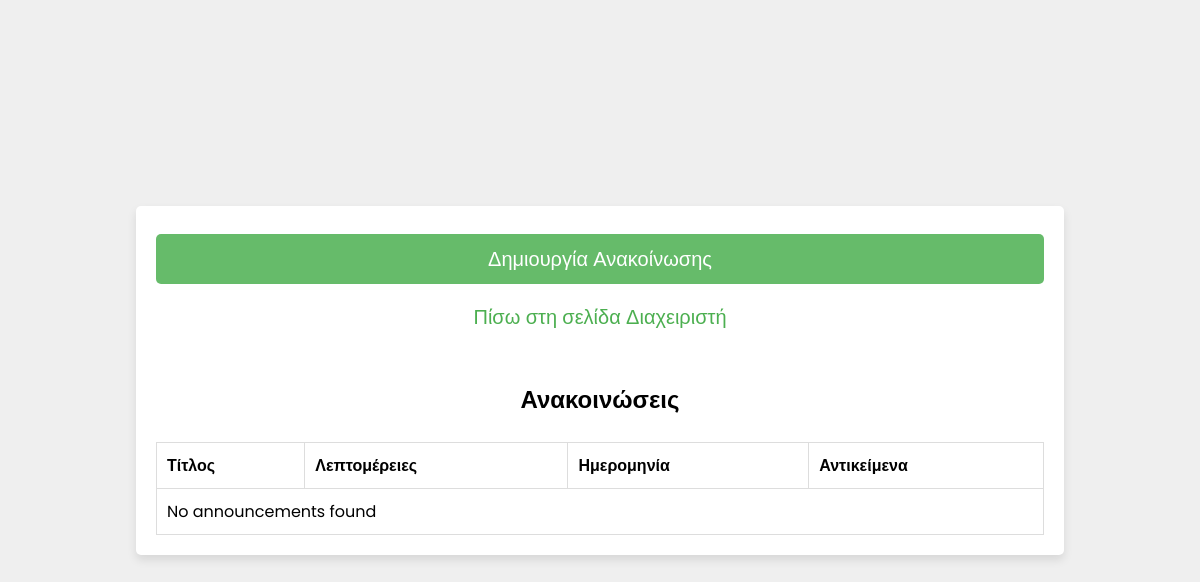
Page /announcements.php (signed in) on the earlier database version.
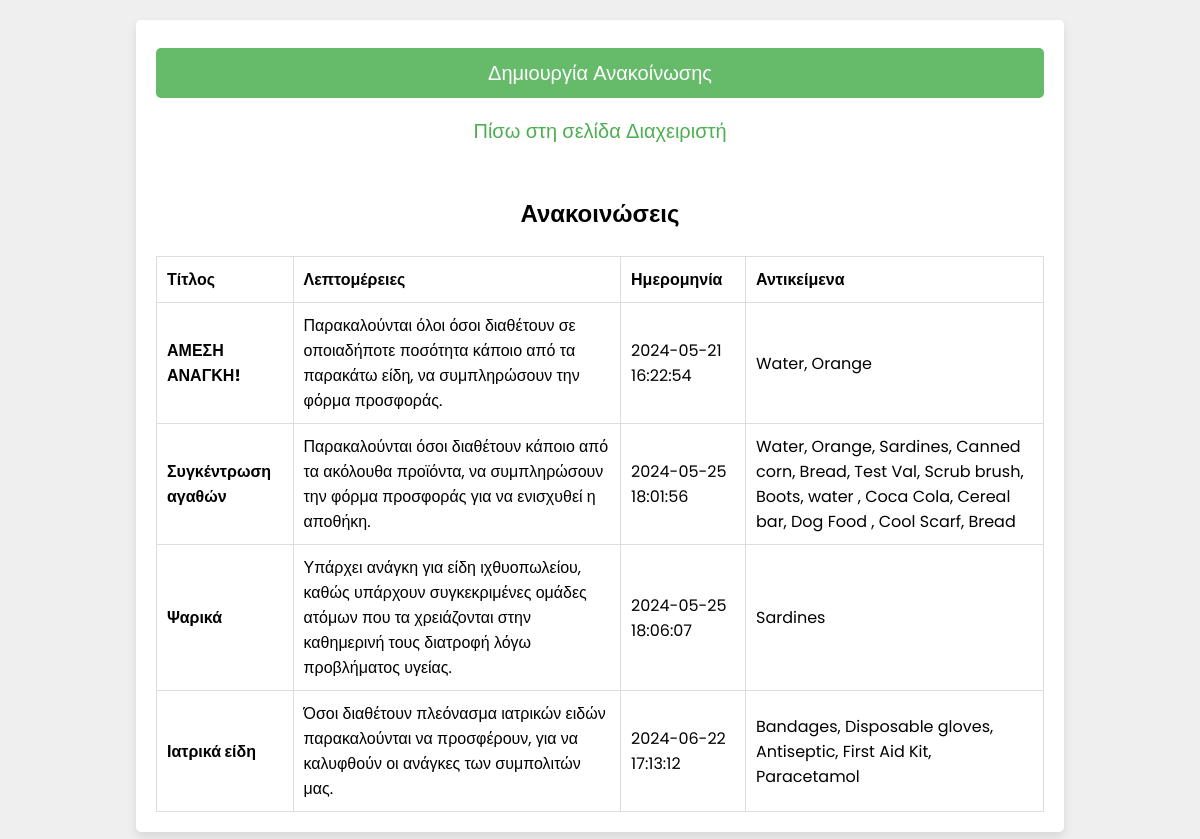
Same page on the later database version.
### tables this page shows
CREATE TABLE `announcements` (
  `id` int(255) NOT NULL,
  `title` varchar(255) NOT NULL,
  `details` text NOT NULL,
  `date` datetime NOT NULL,
  `item_ids` varchar(255) NOT NULL
);

### announcements.php (the view, shortened to what this page needs)
<?php
@include 'config.php';
$items = [];
$item_result = $conn->query("SELECT id, name FROM items");
while ($item_row = $item_result->fetch_assoc()) {
    $items[$item_row['id']] = $item_row['name'];
}
?>
<!DOCTYPE html>
<html lang="el">
<head>
    <link rel="stylesheet" href="css/style.css">
</head>
<body>
    <div class="form-container">
        <form id="initialize_form" action="" method="post">
            <input type="button" id="j_button" class="form-btn" onclick="window.location.href = 'create_announcement.php'" value="Δημιουργία Ανακοίνωσης"><br>
            <p><a href="admin_page.php">Πίσω στη σελίδα Διαχειριστή</a></p>
            <br><br>
            <h2>Ανακοινώσεις</h2><br>
            <table class="table" id="announcementsTable">
                <thead>
                    <tr>
                        <th scope="col">Τίτλος</th>
                        <th scope="col">Λεπτομέρειες</th>
                        <th scope="col">Ημερομηνία</th>
                        <th scope="col">Αντικείμενα</th>
                    </tr>
                </thead>
                <tbody>
                    <?php
                    $result = $conn->query("SELECT * FROM announcements");
                    if ($result->num_rows > 0) {
                        while ($row = $result->fetch_assoc()) {
                            $item_ids = explode(',', $row['item_ids']);
                            $item_names = array_map(function($id) use ($items) {
                                return $items[$id];
                            }, $item_ids);
                            $item_names_str = implode(', ', $item_names);
                            echo '<tr>
                                <th scope="row">'.$row['title'].'</th>
                                <td>'.$row['details'].'</td>
                                <td>'.$row['date'].'</td>
                                <td>'.$item_names_str.'</td>
                            </tr>';
                        }
                    } else {
                        echo "<tr><td colspan='4'>No announcements found</td></tr>";
                    }
                    ?>
                </tbody>
            </table>
        </form>
    </div>
</body>
</html>

### css/style.css (style rules this page uses)
html { scroll-behavior: smooth; font-size: 16px; }
* { font-family: 'Poppins', sans-serif; margin: 0; padding: 0; box-sizing: border-box; outline: none; border: none; text-decoration: none; }
.form-container { min-height: 100vh; display: flex; align-items: center; justify-content: center; padding: 1.25rem; padding-bottom: 3.75rem; background: #efefef; }
.form-container form { padding: 1.25rem; border-radius: 0.3125rem; box-shadow: 0 0.3125rem 0.625rem rgba(0, 0, 0, .1); background: #FFF; text-align: center; max-width: 80%; width: 100%; }
.form-container form input, .form-container form select, .form-container form textarea { width: 100%; padding: 0.625rem 0.9375rem; font-size: 1.0625rem; margin: 0.5rem 0; background: #E0F7FA; border-radius: 0.3125rem; }
.form-container form .form-btn { background: #66BB6A; color: #FFF; text-transform: capitalize; font-size: 1.25rem; cursor: pointer; }
.form-container form p { margin-top: 0.625rem; font-size: 1.25rem; color: #333; }
.form-container form p a { color: #4CAF50; }
table { width: 100%; border-collapse: collapse; }
th, td { padding: 0.625rem; border: 0.0625rem solid #ddd; text-align: left; }

Differences in the rows shown:
added announcements: title "ΑΜΕΣΗ ΑΝΑΓΚΗ!", details "Παρακαλούνται όλοι όσοι διαθέτουν σε οποιαδήποτε ποσότητα κάποιο από τα παρακάτω είδη, να συμπληρώσουν την φόρμα προσφοράς.", date "2024-05-21 16:22:54", item_ids "Water, Orange"
added announcements: title "Συγκέντρωση αγαθών", details "Παρακαλούνται όσοι διαθέτουν κάποιο από τα ακόλουθα προϊόντα, να συμπληρώσουν την φόρμα προσφοράς για να ενισχυθεί η αποθήκη.", date "2024-05-25 18:01:56", item_ids "Water, Orange, Sardines, Canned corn, Bread, Test Val, Scrub brush, Boots, water , Coca Cola, Cereal bar, Dog Food , Cool Scarf, Bread"
added announcements: title "Ψαρικά", details "Υπάρχει ανάγκη για είδη ιχθυοπωλείου, καθώς υπάρχουν συγκεκριμένες ομάδες ατόμων που τα χρειάζονται στην καθημερινή τους διατροφή λόγω προβλήματος υγείας.", date "2024-05-25 18:06:07", item_ids "Sardines"
added announcements: title "Ιατρικά είδη", details "Όσοι διαθέτουν πλεόνασμα ιατρικών ειδών παρακαλούνται να προσφέρουν, για να καλυφθούν οι ανάγκες των συμπολιτών μας.", date "2024-06-22 17:13:12", item_ids "Bandages, Disposable gloves, Antiseptic, First Aid Kit, Paracetamol"
Other differences:
text no longer shown: "No announcements found"
